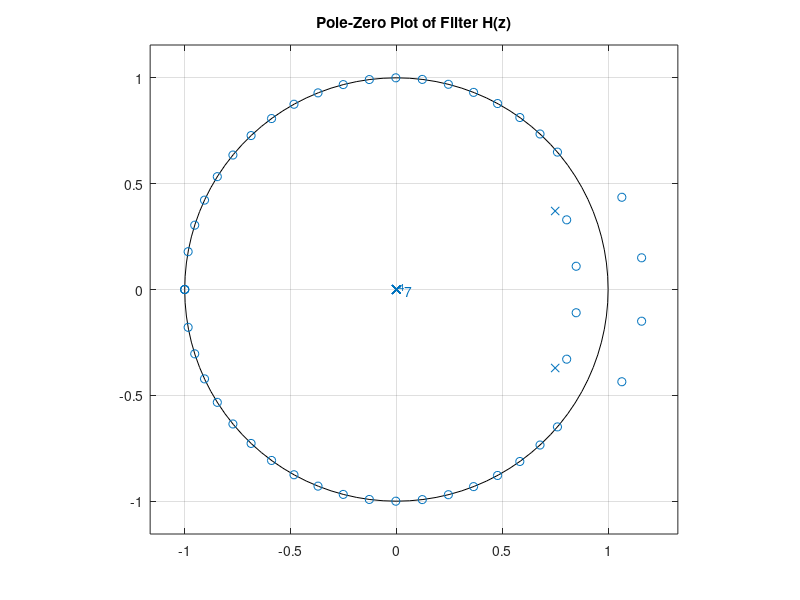
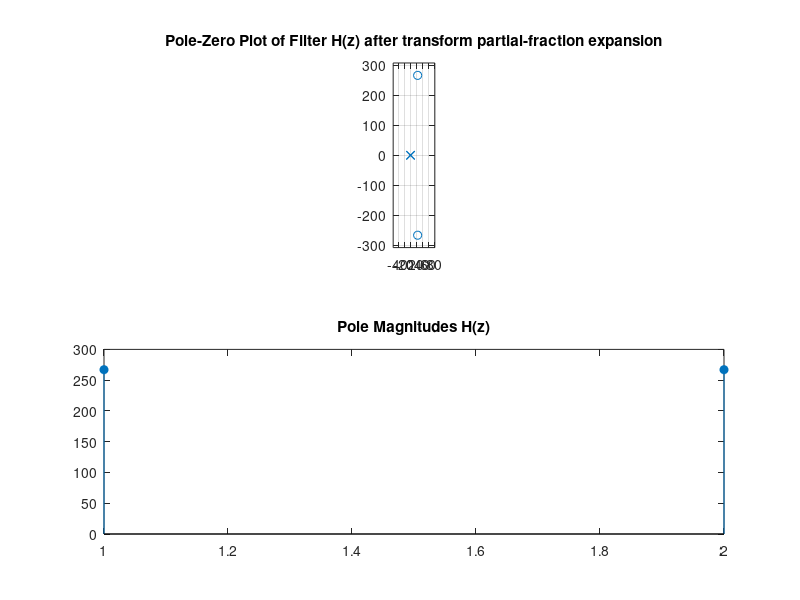
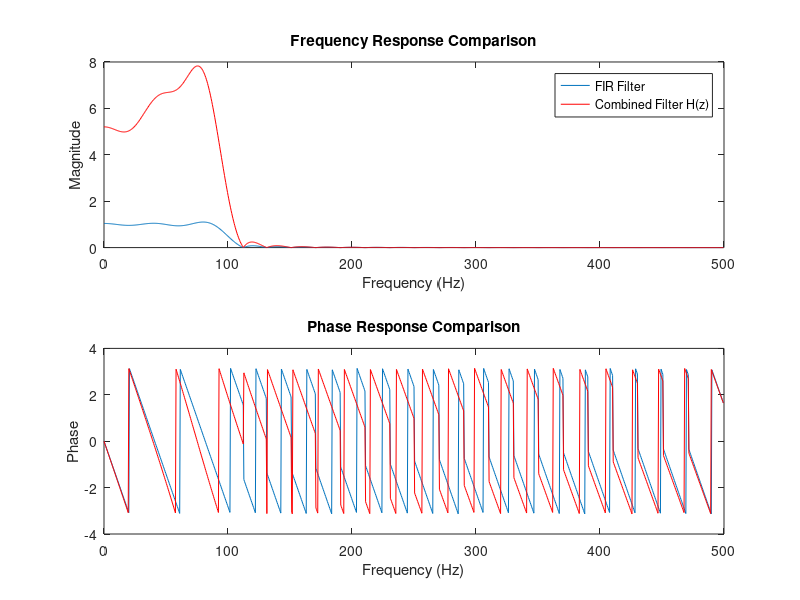

The MATLAB script that drew these images, in order:
clc;
clear all;
close all;

Fs = 1000;
N = 50;
fc = 100;
n = 0:N - 1;

h = (2 * fc / Fs) * sinc(2 * fc * (n - (N - 1) / 2) / Fs);
a = [1, -1.5, 0.7];
b = h;

figure;
zplane(b, a);
title('Pole-Zero Plot of Filter H(z)');

figure;
[H_num, H_den] = residuez(b, a);

subplot(2, 1, 1);
zplane(H_num, H_den);
title('Pole-Zero Plot of Filter H(z) after transform partial-fraction expansion');

subplot(2, 1, 2);
stem(abs(H_num), 'filled');
title('Pole Magnitudes H(z)');

figure;
[H_fir, w_fir] = freqz(b, 1, 1024, Fs);
[H_combined, w_combined] = freqz(b, a, 1024, Fs);

subplot(2, 1, 1);
plot(w_fir, abs(H_fir));
hold on;
plot(w_combined, abs(H_combined), 'r');
title('Frequency Response Comparison');
xlabel('Frequency (Hz)');
ylabel('Magnitude');
legend('FIR Filter', 'Combined Filter H(z)');

subplot(2, 1, 2);
plot(w_fir, angle(H_fir));
hold on;
plot(w_combined, angle(H_combined), 'r');
title('Phase Response Comparison');
xlabel('Frequency (Hz)');
ylabel('Phase');
